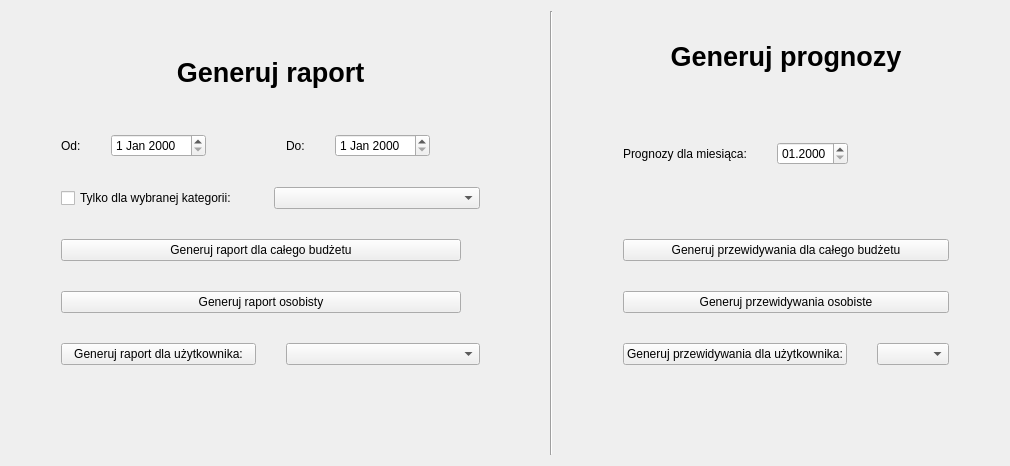
     <widget class="QWidget" name="tab_Raporty">
      <attribute name="title">
       <string>Raporty</string>
      </attribute>
      <layout class="QHBoxLayout" name="horizontalLayout_45" stretch="10,1,10">
       <property name="spacing">
        <number>20</number>
       </property>
       <item>
        <layout class="QVBoxLayout" name="verticalLayout_16" stretch="1,1,1,1,1,1,0">
         <property name="spacing">
          <number>30</number>
         </property>
         <property name="leftMargin">
          <number>50</number>
         </property>
         <property name="topMargin">
          <number>30</number>
         </property>
         <property name="rightMargin">
          <number>50</number>
         </property>
         <property name="bottomMargin">
          <number>50</number>
         </property>
         <item>
          <widget class="QLabel" name="label_43">
           <property name="font">
            <font>
             <pointsize>20</pointsize>
             <bold>true</bold>
            </font>
           </property>
           <property name="text">
            <string>Generuj raport</string>
           </property>
           <property name="alignment">
            <set>Qt::AlignCenter</set>
           </property>
          </widget>
         </item>
         <item>
          <layout class="QHBoxLayout" name="horizontalLayout_46">
           <item>
            <layout class="QHBoxLayout" name="horizontalLayout_50">
             <property name="rightMargin">
              <number>50</number>
             </property>
             <item>
              <widget class="QLabel" name="label_44">
               <property name="text">
                <string>Od:</string>
               </property>
              </widget>
             </item>
             <item>
              <widget class="QDateEdit" name="dateEdit_R_Od"/>
             </item>
            </layout>
           </item>
           <item>
            <layout class="QHBoxLayout" name="horizontalLayout_51">
             <property name="rightMargin">
              <number>50</number>
             </property>
             <item>
              <widget class="QLabel" name="label_45">
               <property name="text">
                <string>Do:</string>
               </property>
              </widget>
             </item>
             <item>
              <widget class="QDateEdit" name="dateEdit_R_Do"/>
             </item>
            </layout>
           </item>
          </layout>
         </item>
         <item>
          <layout class="QHBoxLayout" name="horizontalLayout_48">
           <property name="spacing">
            <number>6</number>
           </property>
           <item>
            <widget class="QCheckBox" name="checkBox_tylkoKategoria">
             <property name="text">
              <string>Tylko dla wybranej kategorii:</string>
             </property>
            </widget>
           </item>
           <item>
            <widget class="QComboBox" name="comboBox_kategoriaRaport"/>
           </item>
          </layout>
         </item>
         <item>
          <widget class="QPushButton" name="pushButton_generujRaport">
           <property name="maximumSize">
            <size>
             <width>400</width>
             <height>16777215</height>
            </size>
           </property>
           <property name="text">
            <string>Generuj raport dla całego budżetu</string>
           </property>
          </widget>
         </item>
         <item>
          <widget class="QPushButton" name="pushButton_generujRaportOsobisty">
           <property name="maximumSize">
            <size>
             <width>400</width>
             <height>16777215</height>
            </size>
           </property>
           <property name="text">
            <string>Generuj raport osobisty</string>
           </property>
          </widget>
         </item>
         <item>
          <layout class="QHBoxLayout" name="horizontalLayout_47">
           <item>
            <widget class="QPushButton" name="pushButton_adminRaportOneUser">
             <property name="text">
              <string>Generuj raport dla użytkownika:</string>
             </property>
            </widget>
           </item>
           <item>
            <widget class="QComboBox" name="comboBox_adminRaportOneUser"/>
           </item>
          </layout>
         </item>
         <item>
          <spacer name="verticalSpacer_12">
           <property name="orientation">
            <enum>Qt::Vertical</enum>
           </property>
           <property name="sizeHint" stdset="0">
            <size>
             <width>20</width>
             <height>40</height>
            </size>
           </property>
          </spacer>
         </item>
        </layout>
       </item>
       <item>
        <widget class="Line" name="line_2">
         <property name="orientation">
          <enum>Qt::Vertical</enum>
         </property>
        </widget>
       </item>
       <item>
        <layout class="QVBoxLayout" name="verticalLayout_17" stretch="1,0,1,0,1,1,1,0">
         <property name="spacing">
          <number>30</number>
         </property>
         <property name="leftMargin">
          <number>50</number>
         </property>
         <property name="topMargin">
          <number>30</number>
         </property>
         <property name="rightMargin">
          <number>50</number>
         </property>
         <property name="bottomMargin">
          <number>50</number>
         </property>
         <item>
          <widget class="QLabel" name="label_52">
           <property name="font">
            <font>
             <pointsize>20</pointsize>
             <bold>true</bold>
            </font>
           </property>
           <property name="text">
            <string>Generuj prognozy</string>
           </property>
           <property name="alignment">
            <set>Qt::AlignCenter</set>
           </property>
          </widget>
         </item>
         <item>
          <spacer name="verticalSpacer_25">
           <property name="orientation">
            <enum>Qt::Vertical</enum>
           </property>
           <property name="sizeHint" stdset="0">
            <size>
             <width>20</width>
             <height>40</height>
            </size>
           </property>
          </spacer>
         </item>
         <item>
          <layout class="QHBoxLayout" name="horizontalLayout_29">
           <item>
            <widget class="QLabel" name="label_53">
             <property name="text">
              <string>Prognozy dla miesiąca:</string>
             </property>
            </widget>
           </item>
           <item>
            <widget class="QDateEdit" name="dateEdit_prognozy">
             <property name="displayFormat">
              <string>MM.yyyy</string>
             </property>
            </widget>
           </item>
           <item>
            <spacer name="horizontalSpacer_24">
             <property name="orientation">
              <enum>Qt::Horizontal</enum>
             </property>
             <property name="sizeHint" stdset="0">
              <size>
               <width>40</width>
               <height>20</height>
              </size>
             </property>
            </spacer>
           </item>
          </layout>
         </item>
         <item>
          <widget class="QLabel" name="label_54">
           <property name="text">
            <string/>
           </property>
          </widget>
         </item>
         <item>
          <widget class="QPushButton" name="pushButton_prognozycaly">
           <property name="maximumSize">
            <size>
             <width>400</width>
             <height>16777215</height>
            </size>
           </property>
           <property name="text">
            <string>Generuj przewidywania dla całego budżetu</string>
           </property>
          </widget>
         </item>
         <item>
          <widget class="QPushButton" name="pushButton_osobistepprognozy">
           <property name="maximumSize">
            <size>
             <width>400</width>
             <height>16777215</height>
            </size>
           </property>
           <property name="text">
            <string>Generuj przewidywania osobiste</string>
           </property>
          </widget>
         </item>
         <item>
          <layout class="QHBoxLayout" name="horizontalLayout_30">
           <item>
            <widget class="QPushButton" name="pushButton_adminprognozy">
             <property name="text">
              <string>Generuj przewidywania dla użytkownika:</string>
             </property>
            </widget>
           </item>
           <item>
            <widget class="QComboBox" name="comboBox_prognozy"/>
           </item>
          </layout>
         </item>
         <item>
          <spacer name="verticalSpacer_22">
           <property name="orientation">
            <enum>Qt::Vertical</enum>
           </property>
           <property name="sizeHint" stdset="0">
            <size>
             <width>20</width>
             <height>40</height>
            </size>
           </property>
          </spacer>
         </item>
        </layout>
       </item>
      </layout>
     </widget>
